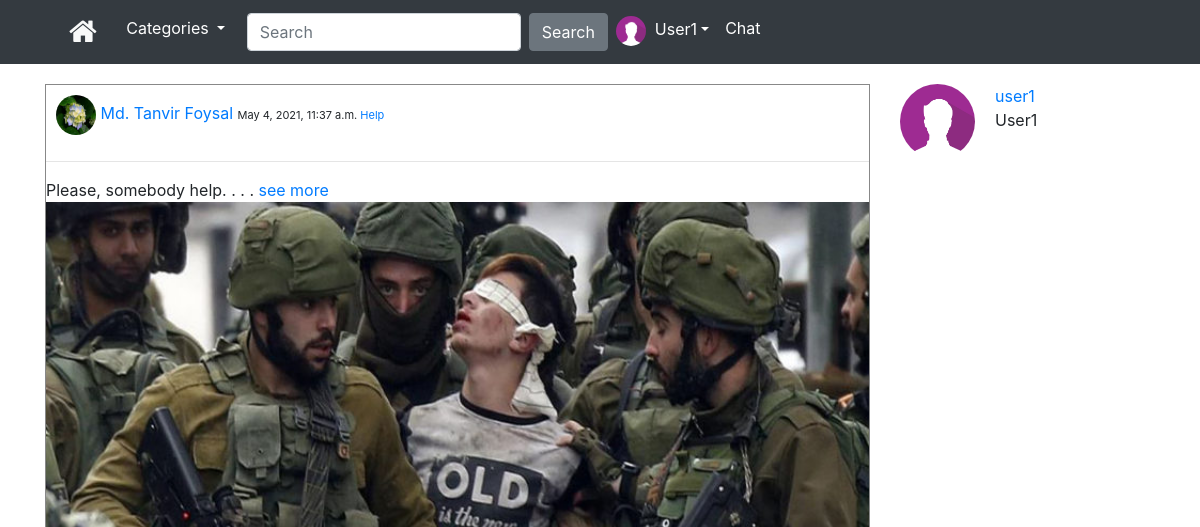
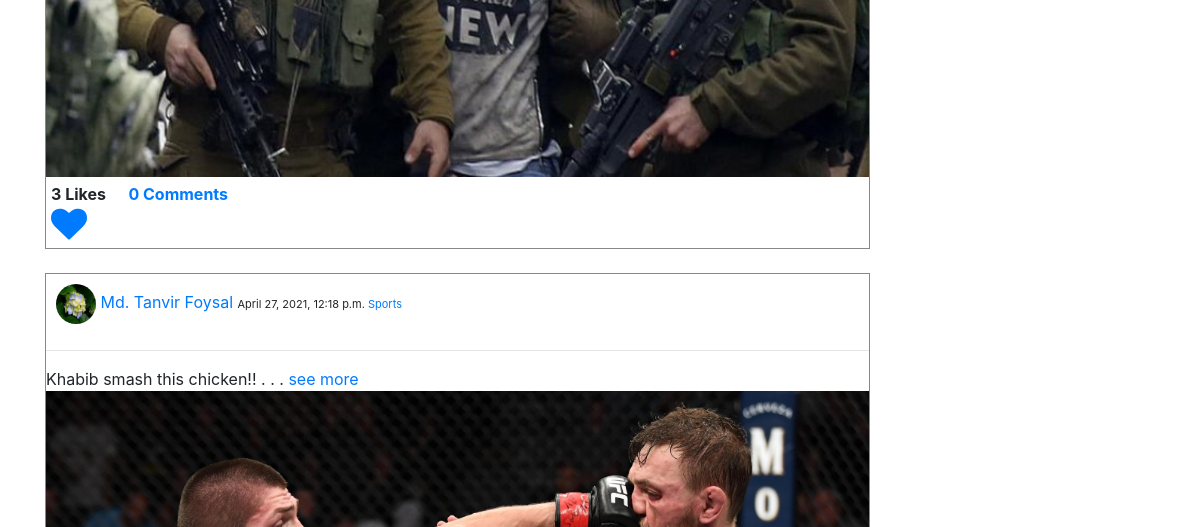
/content/ (signed in, upper part), run on an earlier commit of the app's database (2 pictures, top to bottom).
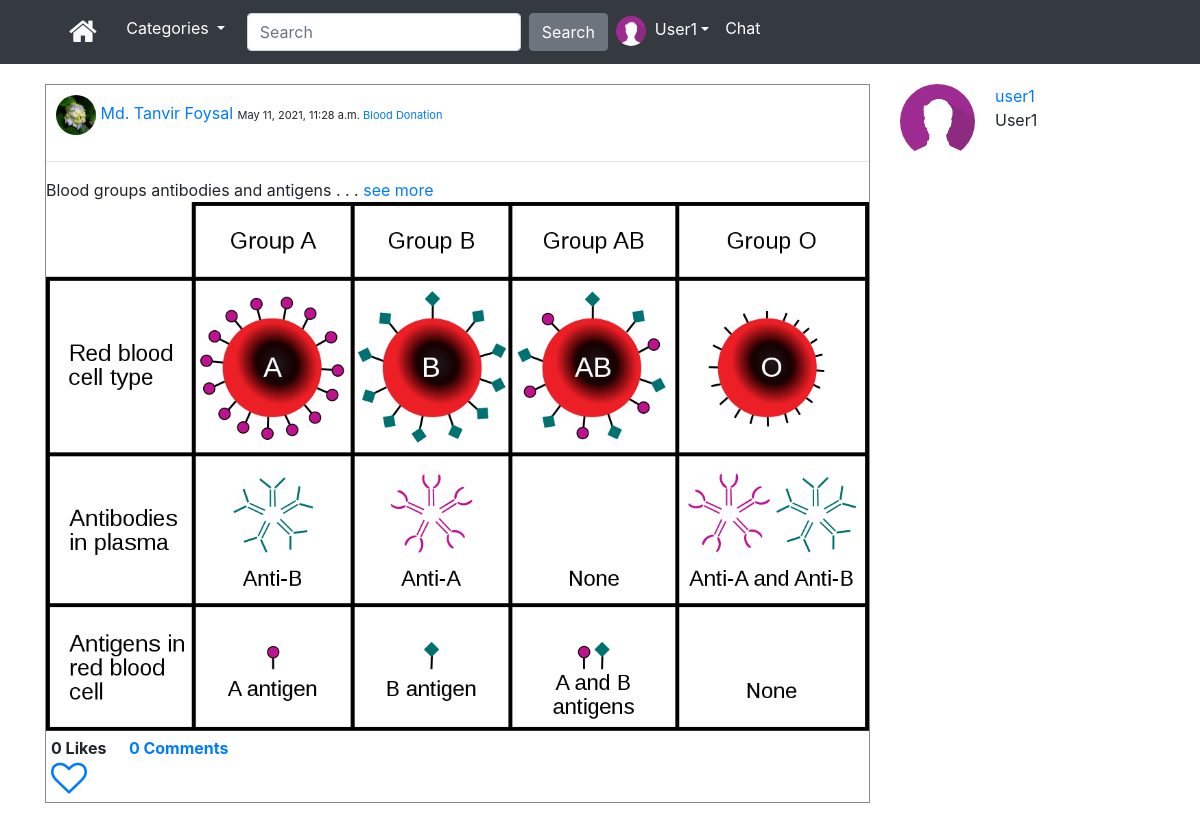
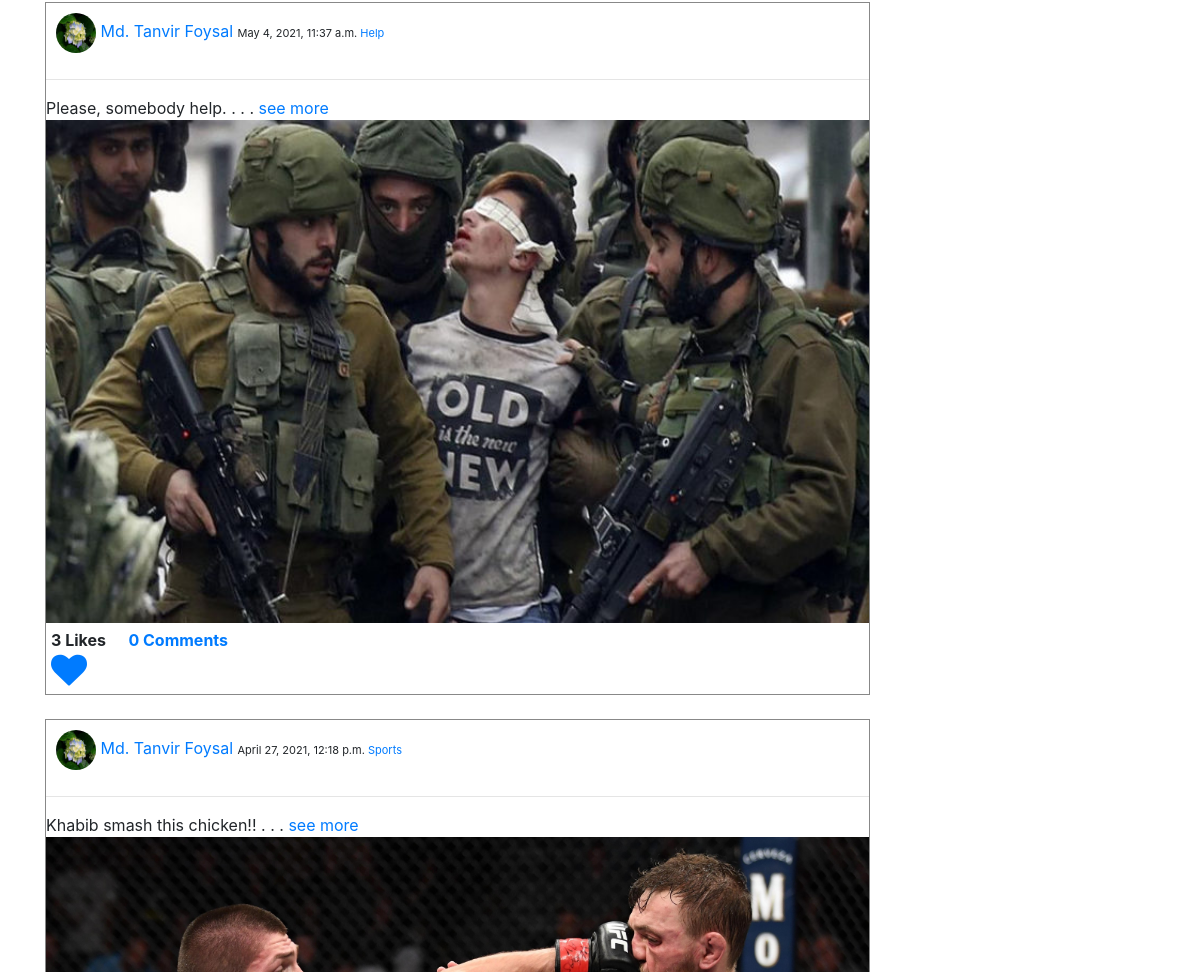
And on a later commit of the database (2 pictures, top to bottom).
### App_Content/models.py (models this page shows)
class Content(models.Model):
    author = models.ForeignKey(User, on_delete=models.CASCADE, related_name='post_author')
    category = models.ForeignKey(Category, on_delete=models.CASCADE, related_name='category')
    caption_content = models.TextField(null=True, blank=True, verbose_name="What is on your mind?")
    image = models.ImageField(null=True, blank=True,
                              upload_to='content_images', verbose_name="Image")
    publish_date = models.DateTimeField(auto_now_add=True)
    update_date = models.DateTimeField(auto_now=True)
    class Meta:
        ordering = ['-publish_date', ]

class Category(models.Model):
    title = models.CharField(max_length=30)
    created = models.DateTimeField(auto_now_add=True)
    def __str__(self):
        return self.title
    class Meta:
        verbose_name_plural = "Categories"

### App_Login/models.py (models this page shows)
class UserProfile(models.Model):
    user = models.OneToOneField(User, related_name='user_profile', on_delete=models.CASCADE)
    description = models.TextField(blank=True)
    profile_pic = models.ImageField(upload_to='profile_pics', blank=True)
    dob = models.DateField(blank=True, null=True)
    website = models.URLField(blank=True)

### App_Content/views.py (the view)
# urls.py: path('', views.content_list, name='content_list'),
@login_required
def content_list(request):
    following_list = Follow.objects.filter(follower=request.user)
    contents = Content.objects.filter(author__in=following_list.values_list('following'))
    liked_content = Likes.objects.filter(user=request.user)
    liked_content_list = liked_content.values_list('content', flat=True)
    if request.method == 'GET':
        search = request.GET.get('search', '')
        result = User.objects.filter(username__icontains=search)
    return render(request, 'App_Content/content_list.html', context={'search': search, 'result': result, 'contents': contents, 'liked_content_list': liked_content_list})

### App_Content/context_processors.py (called while the page is built)
def extras(request):
    cat_menu_list = Category.objects.all()
    return {'cat_menu_list': cat_menu_list}

### App_Content/templatetags/custom_filters.py (called while the page is built)
def range_filter(value):
    return value[0:100] + " . . .  "

### templates/App_Content/content_list.html (shortened to what this page needs)
{% extends 'base.html' %}
{% load custom_filters %}
{% block body_block %}
{% if search %}
{% for user in result %}
<div class="row">
  <div class="col-sm-2">
    {% if user.user_profile %}
    <img src="/media/{{user.user_profile.profile_pic}}" height="100px" width="100px">
    <br><br>
    {% else %}
    <img src="/media/profile_pics/default_pic.PNG" height="100px" width="100px">
    <br><br>
    {% endif %}
  </div>
  <div class="col-sm-10">
    <a href="{% url 'App_Login:user' username=user.username %}">{{user.username}}</a>
    <br>
    {{ user.first_name }} {{ user.last_name }}
  </div>
</div>
<br>
{% endfor %}
{% else %}
<div class="row">
  <div class="col-sm-9">
    {% for content in contents %}
    <div style="border: 1px solid #888888;">
      <div style="padding:10px">
        {% if content.author.user_profile.profile_pic %}
        <img src="/media/{{content.author.user_profile.profile_pic}}" width="40px" height="40px" class="rounded-circle">
        {% else %}
        <img src="/media/default_pic.PNG" width="40px" height="40px" class="rounded-circle">
        {% endif %}
        <a href="{% url 'App_Login:user' username=content.author %}">{{content.author.first_name}} {{content.author.last_name}}</a>
        <small style="font-size:11px; text-align:right;">
          {{content.publish_date}} <a href="{% url 'App_Content:category' cats=content.category|slugify %}">{{content.category}}</a>
        </small>
      </div>
      <hr>
      {% if content.caption_content %}
      {{content.caption_content|range_filter}}<a href="{% url 'App_Content:content_details' pk=content.pk %}">see more</a>
      {% endif %}
      {% if content.image %}
      <img src="/media/{{content.image}}" width="100%">
      {% endif %}
      <div style="padding:5px">
        <b>{{ content.liked_content.count }} Likes</b> &nbsp;&nbsp;&nbsp; <b><a href="{% url 'App_Content:content_details' pk=content.pk %}">{{ content.content_comment.count }}&nbsp;Comments</b></a><br>
        {% if content.pk in liked_content_list %}
        <a href="{% url 'App_Content:unliked' pk=content.pk %}"><i class="fa fa-heart" style="font-size:36px"></i></a>
        {% else %}
        <a href="{% url 'App_Content:liked' pk=content.pk %}"><i class="fa fa-heart-o" style="font-size:36px"></i></a>
        {% endif %}
      </div>
    </div>
    <br>
    {% endfor %}
  </div>
  <div class="col-sm-3">
    <div class="row">
      <div class="col-sm-4">
        {% if user.user_profile.profile_pic %}
        <img src="/media/{{user.user_profile.profile_pic}}" width="75px" height="75px" class="rounded-circle">
        {% else %}
        <img src="/media/default_pic.png" width="75px" height="75px" class="rounded-circle">
        {% endif %}
      </div>
      <div class="col-sm-8">
        <a href="{% url 'App_Login:profile' %}">{{user.username}}</a>
        <br>
        {{user.first_name}} {{user.last_name}}
      </div>
    </div>
  </div>
</div>
{% endif %}
{% endblock %}

What changed in the data, as far as the page shows it:
added Content: author.user_profile.profile_pic (picture), author.first_name "Md. Tanvir", author.last_name "Foysal", publish_date "May 11, 2021, 11:28 a.m.", category "Blood Donation", caption_content|range_filter "Blood groups antibodies and antigens . . .", image (picture), liked_content.count "0", content_comment.count "0"
